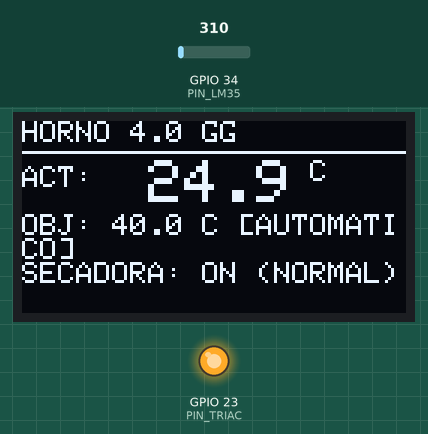
Bench run of a sketch on a simulated ESP32. Shown: 128×64 one-colour display, output pins drawn as LEDs (lit = HIGH). The inputs (shaded band) are chosen by the test bench; at power-on: GPIO 34 (PIN_LM35) = 310 (analog values on the 0–4095 scale). What the sketch prints to the serial monitor is not drawn.

Above: at 1.2 s.
1.3 s: GPIO 34 (PIN_LM35) set to 425
At 1.78 s:
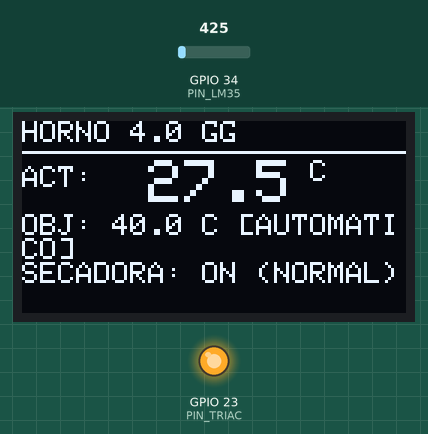
4.3 s: GPIO 34 (PIN_LM35) set to 475
At 6.9 s:
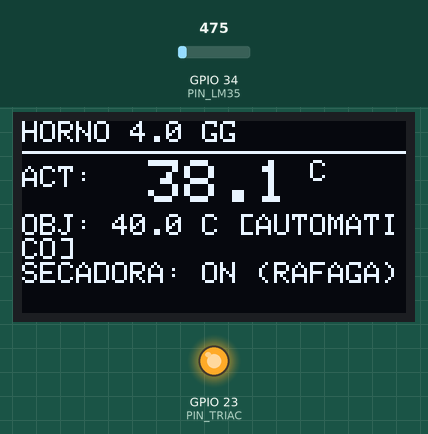
7.3 s: GPIO 34 (PIN_LM35) set to 186
At 8.8 s:
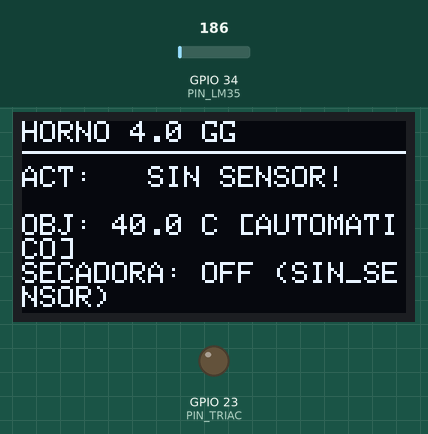
9.5 s: GPIO 34 (PIN_LM35) set to 206
At 11.7 s:
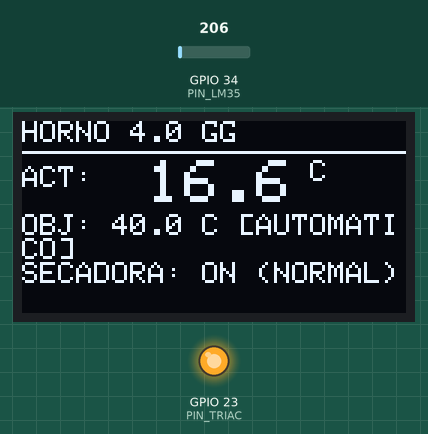
12.0 s: GPIO 34 (PIN_LM35) set to 527
At 13.79 s:
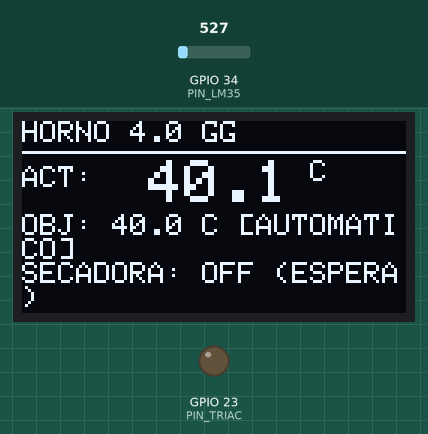
15.0 s: GPIO 34 (PIN_LM35) set to 434
At 15.8 s:
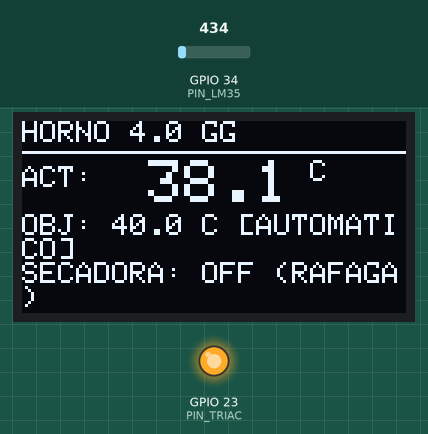
Timing chart, 0 to 18.0 s (numbered marks = the images above; inputs shaded):
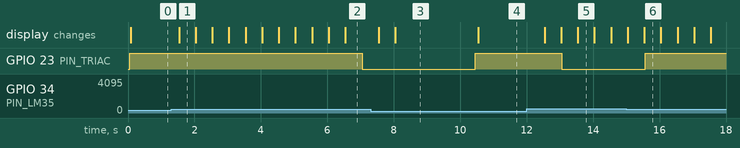

Measured:
- the behaviour switches between 474 and 475 on GPIO 34 (PIN_LM35) (found by bisection; images 1 and 2)
- the behaviour switches between 198 and 199 on GPIO 34 (PIN_LM35) (found by bisection; images 3 and 4)
- after the input at 1.3 s, the display: changes after 0.24 s (image 1)
- after the input at 4.3 s, GPIO 23 (PIN_TRIAC): HIGH → LOW after 2.8 s; the display: first changes after 0.24 s (image 2 shows a later state)
- after the input at 7.3 s, GPIO 23 (PIN_TRIAC): stays LOW (without the input it goes to HIGH after 0.76 s); the display: first differs from a run without the input after 0.74 s (image 3)
- after the input at 9.5 s, GPIO 23 (PIN_TRIAC): LOW → HIGH after 0.96 s; the display: changes after 1.0 s (image 4)
- after the input at 12.0 s, GPIO 23 (PIN_TRIAC): HIGH → LOW after 1.1 s; the display: first changes after 0.54 s (image 5 shows a later state)
- after the input at 15.0 s, GPIO 23 (PIN_TRIAC): LOW → HIGH after 0.56 s; the display: first differs from a run without the input after 0.54 s (image 6)

The sketch:

HornoProyecto.ino
```cpp
#include <Arduino.h>
#include <Wire.h>
#include <Adafruit_GFX.h>
#include <Adafruit_SSD1306.h>
#include <math.h>

// =======================================
// HORNO PROYECTO 4.0 GG - CONTROL DEFINITIVO
// =======================================

// PINES DEL ESP32
const int PIN_LM35  = 34; // Sensor LM35 (ADC1_CH6)
const int PIN_TRIAC = 23; // Salida al optoacoplador del TRIAC (Secadora)
const int PIN_SDA   = 21; // OLED SDA
const int PIN_SCL   = 22; // OLED SCL

// OLED
Adafruit_SSD1306 oled(128, 64, &Wire, -1);
bool oledDisponible = false;

// VARIABLES DE CONTROL
float objetivo = 40.0;            // Temperatura deseada
float tolerancia = 2.0;           // Tolerancia (+/- °C)
String nivelPotencia = "high";    // "low", "med", "high"
const float ALPHA = 0.15;         // Filtro para suavizar lectura

float temperatura = 25.0;         // Temperatura actual
bool sensorValido = true;
bool calefaccion = false;

// MODOS
enum Modo {
  APAGADO,
  MANUAL,
  AUTOMATICO
};
Modo modo = AUTOMATICO;
bool manualEncendido = false;

// FASE DEL MODO AUTOMATICO
// NORMAL : lejos del objetivo (T < objetivo - tolerancia) -> TRIAC continuo para subir rapido
// RAFAGA : cerca del objetivo (objetivo - tolerancia <= T < objetivo) -> pulsos ON/OFF para mantener
// ESPERA : T >= objetivo -> TRIAC apagado
String faseAuto = "ESPERA";
const unsigned long RAFAGA_PERIODO_MS = 2000;  // ventana de la rafaga
const unsigned long RAFAGA_ON_MS      = 1000;  // tiempo encendido dentro de la ventana (50%)

// TEMPORIZADORES
unsigned long ultimaLectura = 0;
const unsigned long INTERVALO = 100;

unsigned long ultimoRefrescoOLED = 0;
const unsigned long INTERVALO_OLED = 500;

// =======================================
// SALIDA AL TRIAC
// =======================================
void actualizarSalida(bool encender) {
  calefaccion = encender;
  digitalWrite(PIN_TRIAC, encender ? HIGH : LOW);
}

// =======================================
// LECTURA DIRECTA Y CALIBRADA DEL LM35
// =======================================
// Diagnóstico del sensor (para detectar el LM35 desconectado)
float ultimaLecturaMv = 0;        // mV promedio de la última lectura
float ultimoRuidoMv = 0;          // diferencia max-min entre muestras (mV)
int lecturasMalas = 0;            // lecturas malas seguidas
int lecturasBuenas = 0;           // lecturas buenas seguidas
const int LECTURAS_PARA_FALLA = 5;     // 5 x 100 ms = 0.5 s para declarar desconectado
const int LECTURAS_PARA_RECUPERAR = 10; // 1 s estable para volver a confiar
const float RUIDO_MAX_MV = 150.0f;      // el LM35 da una señal estable; un pin al aire salta mucho
// El ADC del ESP32 (atenuación 11 dB) no baja de ~140 mV aunque la entrada esté en 0 V.
// Por eso, con el LM35 desconectado, la lectura se queda fija en ~14 °C.
// Una lectura real en interiores siempre está arriba de esto, así que todo lo que quede
// por debajo de este valor se toma como sensor desconectado.
const float TEMP_MIN_VALIDA = 16.0f;

float leerLM35() {
  uint32_t sumaRaw = 0;
  uint32_t sumaMv = 0;
  int rawMin = 4095, rawMax = 0;
  const int MUESTRAS = 32;

  for (int i = 0; i < MUESTRAS; i++) {
    int r = analogRead(PIN_LM35);
    sumaRaw += r;
    if (r < rawMin) rawMin = r;
    if (r > rawMax) rawMax = r;
    sumaMv += analogReadMilliVolts(PIN_LM35);
    delayMicroseconds(100);
  }

  ultimoRuidoMv = ((rawMax - rawMin) * 3300.0f) / 4095.0f;

  float rawProm = (float)sumaRaw / MUESTRAS;
  float mvCore = (float)sumaMv / MUESTRAS;

  // Cálculo analógico de respaldo: 4095 = 3300 mV
  float mvCalc = (rawProm * 3300.0f) / 4095.0f;

  // Si analogReadMilliVolts da valor realista usamos mvCore, de lo contrario mvCalc
  float mv = (mvCore > 30.0f) ? mvCore : mvCalc;
  ultimaLecturaMv = mv;

  // 10 mV por cada grado Celsius
  float t = mv / 10.0f;

  return t;
}

// =======================================
// NOMBRE DEL MODO
// =======================================
String nombreModo() {
  if (modo == MANUAL) return "MANUAL";
  if (modo == AUTOMATICO) return "AUTOMATICO";
  return "APAGADO";
}

// =======================================
// ALGORITMO DE CONTROL TERMICO (AUTONOMO)
// =======================================
void actualizarControl() {
  float cruda = leerLM35();

  // Lectura buena: dentro de rango físico y sin ruido de pin al aire
  bool lecturaOK = isfinite(cruda) && cruda >= TEMP_MIN_VALIDA && cruda <= 120.0f
                   && ultimoRuidoMv <= RUIDO_MAX_MV;

  if (lecturaOK) {
    lecturasMalas = 0;
    if (!sensorValido) {
      lecturasBuenas++;
      if (lecturasBuenas >= LECTURAS_PARA_RECUPERAR) {
        sensorValido = true;
        lecturasBuenas = 0;
        temperatura = cruda; // reinicia el filtro con el valor real
        Serial.println("[SENSOR] LM35 reconectado");
      }
    } else {
      temperatura = (ALPHA * cruda) + ((1.0f - ALPHA) * temperatura);
    }
  } else {
    lecturasBuenas = 0;
    if (sensorValido) {
      lecturasMalas++;
      if (lecturasMalas >= LECTURAS_PARA_FALLA) {
        sensorValido = false;
        Serial.printf("[ALERTA] LM35 desconectado (%.0f mV, ruido %.0f mV)\n",
                      ultimaLecturaMv, ultimoRuidoMv);
      }
    }
  }

  // SEGURIDAD: sin sensor el modo automático no sabe la temperatura -> secadora apagada
  if (!sensorValido && modo == AUTOMATICO) {
    faseAuto = "SIN_SENSOR";
    actualizarSalida(false);
    return;
  }

  // 1. MODO APAGADO
  if (modo == APAGADO) {
    actualizarSalida(false);
    return;
  }

  // 2. MODO MANUAL (Pruebas del usuario)
  if (modo == MANUAL) {
    actualizarSalida(manualEncendido);
    return;
  }

  // 3. MODO AUTOMATICO: potencia NORMAL para subir, RAFAGA para mantener
  if (modo == AUTOMATICO) {
    float minRango = objetivo - tolerancia;

    if (temperatura >= objetivo) {
      // Alcanzo el objetivo -> APAGA la secadora
      faseAuto = "ESPERA";
      actualizarSalida(false);
    }
    else if (temperatura < minRango) {
      // Lejos del objetivo -> potencia normal (continua)
      faseAuto = "NORMAL";
      actualizarSalida(true);
    }
    else {
      // Cerca del objetivo -> rafaga: encendido RAFAGA_ON_MS de cada RAFAGA_PERIODO_MS
      faseAuto = "RAFAGA";
      actualizarSalida((millis() % RAFAGA_PERIODO_MS) < RAFAGA_ON_MS);
    }
  }
}

// =======================================
// PANTALLA OLED
// =======================================
void actualizarOLED() {
  if (!oledDisponible) return;

  oled.clearDisplay();
  oled.setTextColor(SSD1306_WHITE);
  oled.setTextSize(1);
  oled.setCursor(0, 0);
  oled.println("HORNO 4.0 GG");
  oled.drawLine(0, 10, 127, 10, SSD1306_WHITE);

  // Lectura Actual
  oled.setCursor(0, 15);
  oled.print("ACT: ");
  oled.setTextSize(2);
  if (sensorValido) {
    oled.setCursor(42, 13);
    oled.print(temperatura, 1);
    oled.setTextSize(1);
    oled.println(" C");
  } else {
    oled.setTextSize(1);
    oled.setCursor(42, 15);
    oled.println("SIN SENSOR!");
  }

  // Objetivo y Modo
  oled.setTextSize(1);
  oled.setCursor(0, 31);
  oled.print("OBJ: ");
  oled.print(objetivo, 1);
  oled.print(" C [");
  oled.print(nombreModo());
  oled.println("]");

  // Salida TRIAC
  oled.setCursor(0, 47);
  oled.print("SECADORA: ");
  oled.print(calefaccion ? "ON" : "OFF");
  if (modo == AUTOMATICO) {
    oled.print(" (");
    oled.print(faseAuto);
    oled.print(")");
  }

  oled.display();
}

// =======================================
// COMUNICACIÓN POR CABLE USB (SERIAL)
// =======================================
// El dashboard (index.html en Chrome/Edge) se conecta por USB.
// ESP32 -> dashboard: una línea JSON cada 500 ms con el estado.
// Dashboard -> ESP32: comandos de texto terminados en salto de línea:
//   MODO auto | MODO off | MODO manual_on | MODO manual_off
//   SET t=40.0 tol=2.0 pot=high
// También se pueden escribir a mano desde el Monitor Serial del Arduino IDE.

unsigned long ultimoEnvio = 0;
const unsigned long INTERVALO_ENVIO = 500;
String bufferComando = "";

void enviarEstado() {
  String json = "{";
  json += "\"valido\":" + String(sensorValido ? "true" : "false");
  json += ",\"sensor\":\"" + String(sensorValido ? "OK" : "DESCONECTADO") + "\"";
  json += ",\"mv\":" + String(ultimaLecturaMv, 0);
  json += ",\"temperatura\":" + (sensorValido ? String(temperatura, 1) : String("null"));
  json += ",\"objetivo\":" + String(objetivo, 1);
  json += ",\"tolerancia\":" + String(tolerancia, 1);
  json += ",\"potencia\":\"" + nivelPotencia + "\"";
  json += ",\"calefaccion\":" + String(calefaccion ? "true" : "false");
  json += ",\"modo\":\"" + nombreModo() + "\"";
  json += ",\"manualEncendido\":" + String(manualEncendido ? "true" : "false");
  json += ",\"fase\":\"" + String(modo == AUTOMATICO ? faseAuto : "") + "\"";
  json += "}";
  Serial.println(json);
}

// Busca "clave=valor" dentro del comando SET
String valorDe(const String& cmd, const String& clave) {
  int i = cmd.indexOf(clave + "=");
  if (i < 0) return "";
  i += clave.length() + 1;
  int f = cmd.indexOf(' ', i);
  return (f < 0) ? cmd.substring(i) : cmd.substring(i, f);
}

void procesarComando(String cmd) {
  cmd.trim();
  if (cmd.length() == 0) return;

  if (cmd.startsWith("MODO ")) {
    String m = cmd.substring(5);
    if (m == "off") {
      modo = APAGADO;
      manualEncendido = false;
      actualizarSalida(false);
    } else if (m == "auto") {
      modo = AUTOMATICO;
      manualEncendido = false;
    } else if (m == "manual_on") {
      modo = MANUAL;
      manualEncendido = true;
      actualizarSalida(true);
    } else if (m == "manual_off") {
      modo = MANUAL;
      manualEncendido = false;
      actualizarSalida(false);
    }
  }
  else if (cmd.startsWith("SET")) {
    String t = valorDe(cmd, "t");
    if (t.length()) {
      float nuevo = t.toFloat();
      if (nuevo >= 20.0 && nuevo <= 65.0) objetivo = nuevo;
    }
    String tol = valorDe(cmd, "tol");
    if (tol.length()) {
      float v = tol.toFloat();
      if (v >= 0.5 && v <= 5.0) tolerancia = v;
    }
    String pot = valorDe(cmd, "pot");
    if (pot == "low" || pot == "med" || pot == "high") nivelPotencia = pot;
  }

  actualizarControl();
  enviarEstado(); // respuesta inmediata para que el dashboard se actualice
}

void leerComandos() {
  while (Serial.available()) {
    char c = (char)Serial.read();
    if (c == '\n' || c == '\r') {
      procesarComando(bufferComando);
      bufferComando = "";
    } else if (bufferComando.length() < 80) {
      bufferComando += c;
    }
  }
}

// =======================================
// SETUP
// =======================================
void setup() {
  pinMode(PIN_TRIAC, OUTPUT);
  digitalWrite(PIN_TRIAC, LOW);
  actualizarSalida(false);

  Serial.begin(115200);

  pinMode(PIN_LM35, INPUT);
  analogReadResolution(12);
  analogSetPinAttenuation(PIN_LM35, ADC_11db);

  Wire.begin(PIN_SDA, PIN_SCL);
  oledDisponible = oled.begin(SSD1306_SWITCHCAPVCC, 0x3C);

  // Lectura inicial del sensor
  temperatura = leerLM35();
  if (!isfinite(temperatura) || temperatura < TEMP_MIN_VALIDA) {
    temperatura = 24.0f;
  }

  actualizarControl();
  Serial.println("HORNO 4.0 GG - listo (conexion por USB)");
  actualizarOLED();
}

// =======================================
// LOOP PRINCIPAL
// =======================================
void loop() {
  leerComandos();

  unsigned long ahora = millis();

  // Control térmico cada 100 ms
  if (ahora - ultimaLectura >= INTERVALO) {
    ultimaLectura = ahora;
    actualizarControl();
  }

  // Estado al dashboard cada 500 ms
  if (ahora - ultimoEnvio >= INTERVALO_ENVIO) {
    ultimoEnvio = ahora;
    enviarEstado();
  }

  // Pantalla OLED cada 500 ms
  if (ahora - ultimoRefrescoOLED >= INTERVALO_OLED) {
    ultimoRefrescoOLED = ahora;
    actualizarOLED();
  }
}
```
